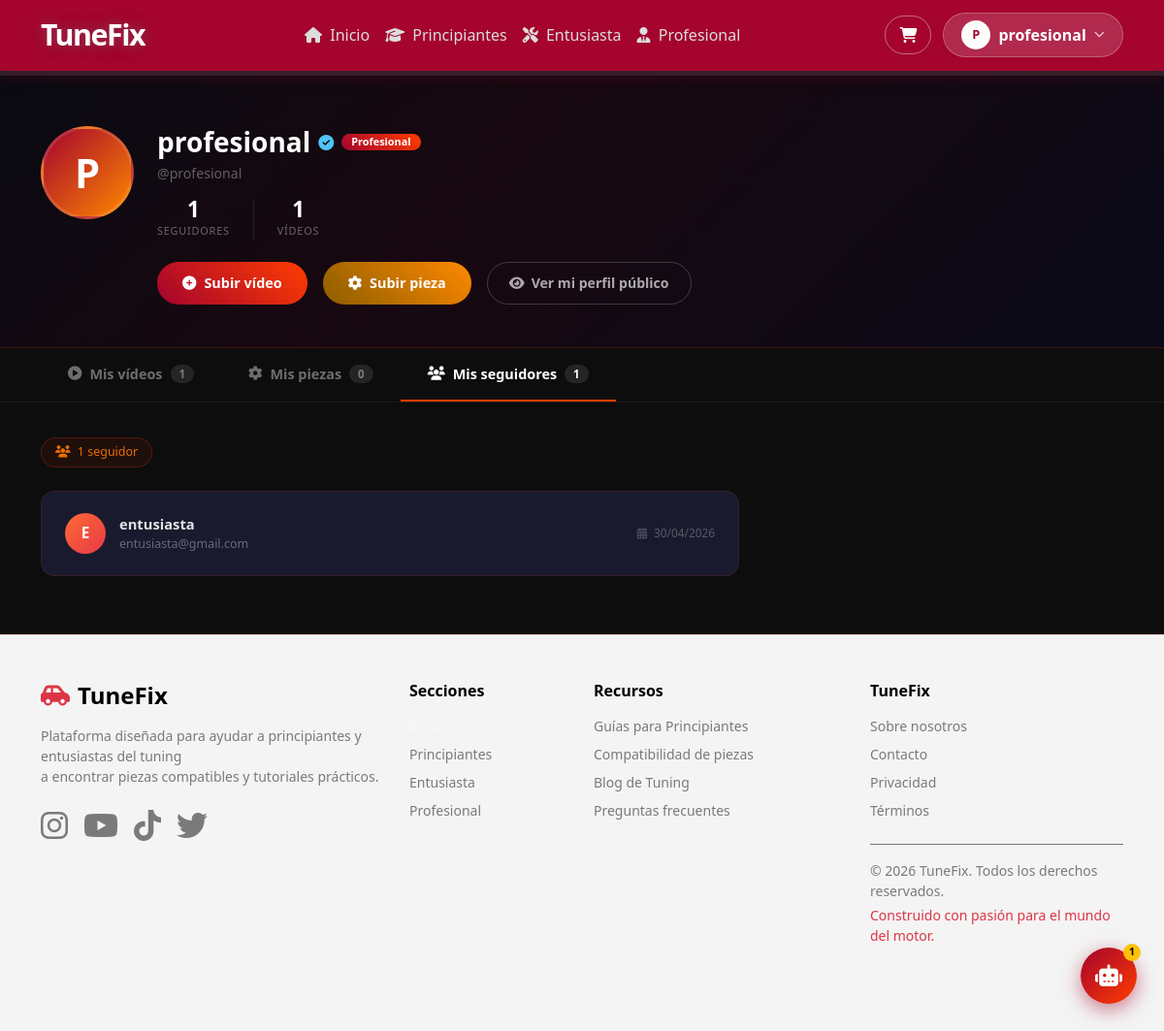
The page /mi-canal.php?tab=seguidores (signed in) on the database as committed earlier.
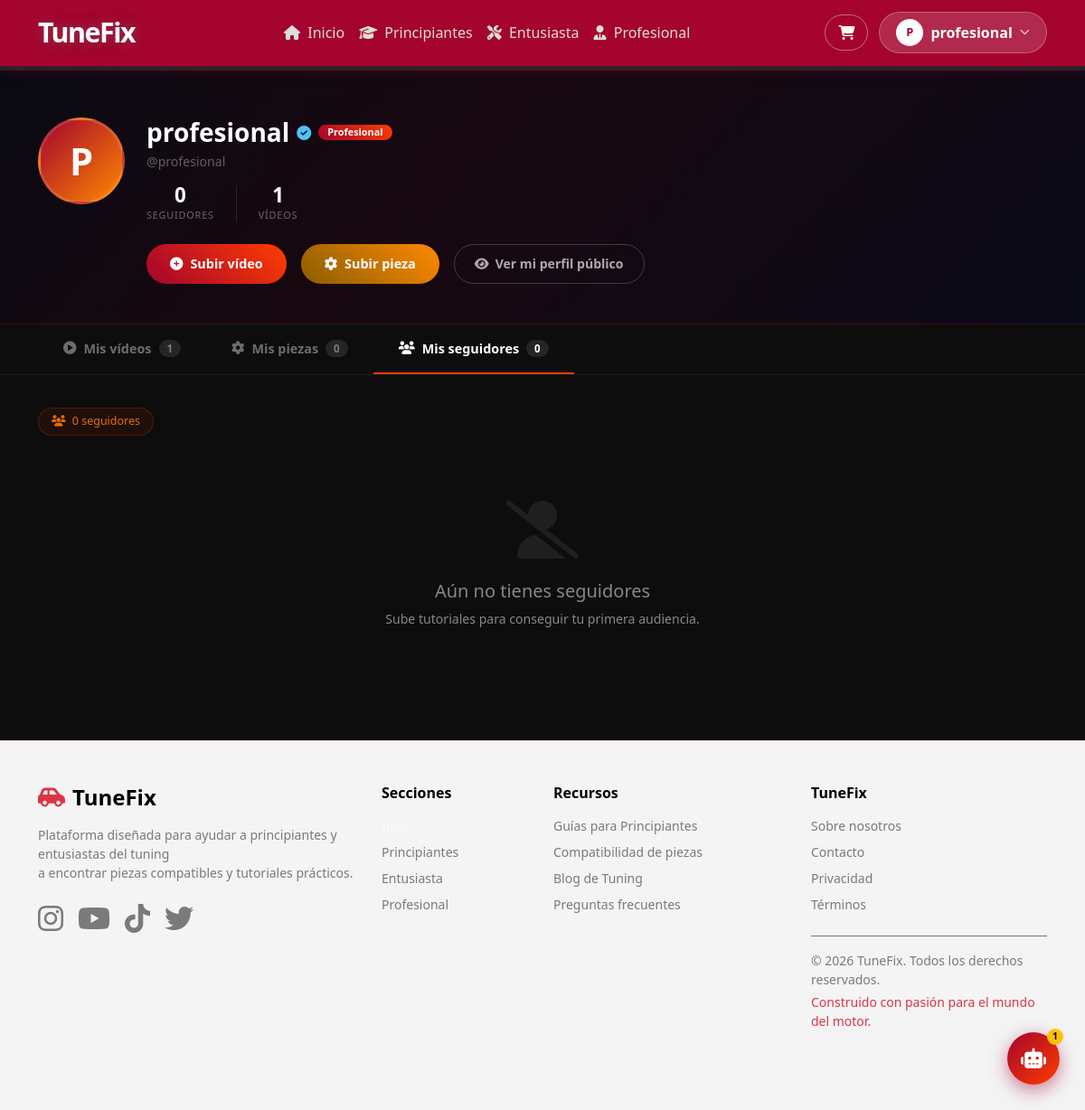
The same page on the database as committed later.
### tables this page shows
CREATE TABLE `usuario` (
  `id` int(11) NOT NULL,
  `nombre` varchar(100) NOT NULL,
  `email` varchar(150) NOT NULL,
  `contrasenia` varchar(255) NOT NULL,
  `rol` enum('principiante','entusiasta','profesional') NOT NULL DEFAULT 'principiante',
  `token_verificacion` varchar(64) DEFAULT NULL,
  `email_verificado` tinyint(1) NOT NULL DEFAULT 1
);

CREATE TABLE `seguimiento` (
  `id` int(11) NOT NULL,
  `seguidor_id` int(11) NOT NULL,
  `profesional_id` int(11) NOT NULL,
  `fecha_seguimiento` datetime DEFAULT current_timestamp()
);

### controllers/MiCanalController.php (called while the page is built, shortened)
<?php
require_once __DIR__ . '/../models/UsuarioModel.php';
require_once __DIR__ . '/../models/SeguimientoModel.php';
class MiCanalController
{
    public function index(): void
    {
        $miId    = (int) $_SESSION['usuario_id'];
        $usuarioModel    = new UsuarioModel();
        $seguimientoModel = new SeguimientoModel();
        $miUsuario       = $usuarioModel->getById($miId);
        $seguidores      = $seguimientoModel->getSeguidores($miId);
        $data = compact(
            'miUsuario', 'tutoriales', 'seguidores', 'piezas',
            'totalVideos', 'totalSeguidores', 'totalPiezas',
            'miId', 'handle', 'tab', 'orden', 'titulo'
        );
        $this->render('mi-canal/index', $data);
    }
    private function render(string $vista, array $data = []): void
    {
        extract($data);
        require_once __DIR__ . '/../views/layouts/header.php';
        require_once __DIR__ . '/../views/' . $vista . '.php';
        require_once __DIR__ . '/../views/layouts/footer.php';
    }
}

### mi-canal.php (called while the page is built, shortened)
<?php
require_once __DIR__ . '/controllers/MiCanalController.php';
$controller = new MiCanalController();
$controller->index();

### models/UsuarioModel.php (called while the page is built, shortened)
<?php
require_once __DIR__ . '/../config/Database.php';
class UsuarioModel
{
    private PDO $pdo;
    public function __construct()
    {
        $this->pdo = Database::getConnection();
    }
    public function getById(int $id): array|false
    {
        $stmt = $this->pdo->prepare(
            "SELECT id, nombre, email, rol, email_verificado FROM usuario WHERE id = ? LIMIT 1"
        );
        $stmt->execute([$id]);
        return $stmt->fetch() ?: false;
    }
}

### config/Database.php (called while the page is built)
<?php
class Database
{
    private static ?PDO $instance = null;
    private static string $host = 'localhost';
    private static string $dbname = 'tunefix';
    private static string $username = 'root';
    private static string $password = '';
    public static function getConnection(): PDO
    {
        if (self::$instance === null) {
            try {
                self::$instance = new PDO(
                    "mysql:host=" . self::$host . ";dbname=" . self::$dbname . ";charset=utf8mb4",
                    self::$username,
                    self::$password
                );
                self::$instance->setAttribute(PDO::ATTR_ERRMODE, PDO::ERRMODE_EXCEPTION);
                self::$instance->setAttribute(PDO::ATTR_DEFAULT_FETCH_MODE, PDO::FETCH_ASSOC);
            } catch (PDOException $e) {
                die("Error de conexión a la base de datos: " . $e->getMessage());
            }
        }
        return self::$instance;
    }
}

### models/SeguimientoModel.php (called while the page is built, shortened)
<?php
require_once __DIR__ . '/../config/Database.php';
class SeguimientoModel
{
    private PDO $pdo;
    public function __construct()
    {
        $this->pdo = Database::getConnection();
    }
    public function getSeguidores(int $profesionalId): array
    {
        $stmt = $this->pdo->prepare(
            "SELECT u.id, u.nombre, u.email, s.fecha_seguimiento
             FROM seguimiento s
             JOIN usuario u ON u.id = s.seguidor_id
             WHERE s.profesional_id = ?
             ORDER BY s.fecha_seguimiento DESC"
        );
        $stmt->execute([$profesionalId]);
        return $stmt->fetchAll();
    }
}

### views/mi-canal/index.php (the view, shortened to what the changed rows need)
<section class="canal-banner">
  <div class="container">
    <div class="d-flex flex-column flex-md-row align-items-center align-items-md-start gap-4">
      <div class="canal-avatar">
        <?= mb_strtoupper(mb_substr(htmlspecialchars($miUsuario['nombre']), 0, 1)) ?>
      </div>
      <div class="flex-grow-1 text-center text-md-start">
        <div class="d-flex align-items-center gap-2 justify-content-center justify-content-md-start flex-wrap mb-1">
          <h2 class="text-white fw-bold mb-0 fs-3"><?= htmlspecialchars($miUsuario['nombre']) ?></h2>
          <?php if ($miUsuario['email_verificado']): ?>
            <span class="canal-verificado" title="Verificado"><i class="fas fa-circle-check"></i></span>
          <?php endif; ?>
          <span class="badge" style="background:linear-gradient(45deg,#a4042e,#ff3c00);font-size:0.68rem;border-radius:50px;padding:3px 10px;">
            Profesional
          </span>
        </div>
        <div class="mb-3" style="color:rgba(255,255,255,0.35);font-size:0.88rem;">@<?= htmlspecialchars($handle) ?></div>
        <div class="d-flex gap-4 justify-content-center justify-content-md-start align-items-center mb-4">
          <div class="text-center">
            <div class="canal-stat-val"><?= $totalSeguidores ?></div>
            <div class="canal-stat-label">Seguidores</div>
          </div>
          <div class="text-center">
            <div class="canal-stat-val"><?= $totalVideos ?></div>
            <div class="canal-stat-label">Vídeos</div>
          </div>
        </div>
        <div class="d-flex gap-3 justify-content-center justify-content-md-start flex-wrap">
        </div>
      </div>
    </div>
  </div>
</section>
<div class="canal-tabs-bar">
  <div class="container d-flex">
    <a href="mi-canal.php?tab=videos"
       class="canal-tab <?= $tab === 'videos' ? 'activo' : '' ?>">
      <i class="fas fa-play-circle"></i>
      Mis vídeos
      <span style="background:rgba(255,255,255,0.1);border-radius:50px;padding:1px 9px;font-size:0.72rem;"><?= $totalVideos ?></span>
    </a>
    <a href="mi-canal.php?tab=seguidores"
       class="canal-tab <?= $tab === 'seguidores' ? 'activo' : '' ?>">
      <i class="fas fa-users"></i>
      Mis seguidores
      <span style="background:rgba(255,255,255,0.1);border-radius:50px;padding:1px 9px;font-size:0.72rem;"><?= $totalSeguidores ?></span>
    </a>
  </div>
</div>
<section class="canal-content">
  <div class="container">
    <?php if ($tab === 'videos'): ?>
    <div class="d-flex flex-column flex-sm-row align-items-start align-items-sm-center justify-content-between gap-3 mb-4">
      <div class="d-flex gap-2 flex-wrap">
        <?php foreach (['recientes' => 'Más recientes', 'populares' => 'A-Z', 'antiguos' => 'Más antiguos'] as $k => $lbl): ?>
          <a href="mi-canal.php?tab=videos&orden=<?= $k ?>"
             class="btn-filtro-canal <?= $orden === $k ? 'activo' : '' ?>">
            <?= $lbl ?>
          </a>
        <?php endforeach; ?>
      </div>
      <span class="badge-cnt"><i class="fas fa-video me-1"></i><?= $totalVideos ?> vídeo<?= $totalVideos !== 1 ? 's' : '' ?></span>
    </div>
    <?php if (empty($tutoriales)): ?>
      <div class="text-center py-5">
        <i class="fas fa-video-slash fa-4x empty-dark mb-4 d-block"></i>
        <h5 class="text-white-50">Aún no has subido ningún vídeo</h5>
        <p class="text-white-50 mb-4" style="font-size:0.88rem;">Comparte tu conocimiento con la comunidad de TuneFix.</p>
        <a href="subir-video.php" class="btn-subir-video" style="font-size:0.88rem;padding:9px 24px;">
          <i class="fas fa-plus-circle"></i> Subir primer vídeo
        </a>
      </div>
    <?php else: ?>
      <div class="row g-3">
        <?php foreach ($tutoriales as $t):
          $ytId  = $t['youtube_id'] ?? '';
          $thumb = $ytId
            ? "https://img.youtube.com/vi/{$ytId}/hqdefault.jpg"
            : (!empty($t['imagen']) ? $t['imagen'] : 'public/img/no-image.svg');
          $pieza = $t['pieza_nombre'] ?? 'General';
        ?>
          <div class="col-6 col-md-4 col-lg-3">
            <div class="card-video-canal"
                 onclick="verVideoCanal('<?= htmlspecialchars($ytId, ENT_QUOTES) ?>', '<?= htmlspecialchars($t['titulo'], ENT_QUOTES) ?>')">
              <div class="img-wrap">
                <img src="<?= htmlspecialchars($thumb) ?>"
                     alt="<?= htmlspecialchars($t['titulo']) ?>"
                     onerror="this.src='public/img/no-image.svg'">
                <div class="play-overlay-canal">
                  <div class="play-btn-canal"><i class="fas fa-play"></i></div>
                </div>
                <?php if ($ytId): ?>
                  <div class="yt-badge-canal"><i class="fab fa-youtube" style="color:#ff0000;"></i> YouTube</div>
                <?php endif; ?>
              </div>
              <div class="p-3">
                <div class="video-title-canal mb-2"><?= htmlspecialchars($t['titulo']) ?></div>
                <span class="badge-pieza-canal"><i class="fas fa-cog me-1"></i><?= htmlspecialchars($pieza) ?></span>
              </div>
              <div class="video-acento-canal"></div>
            </div>
          </div>
        <?php endforeach; ?>
      </div>
      <div class="text-center mt-5">
        <a href="subir-video.php" class="btn-subir-video" style="font-size:0.88rem;padding:9px 24px;">
          <i class="fas fa-plus-circle"></i> Subir otro vídeo
        </a>
      </div>
    <?php endif; ?>
    <?php else: ?>
    <div class="d-flex align-items-center justify-content-between mb-4">
      <span class="badge-cnt">
        <i class="fas fa-users me-1"></i>
        <?= $totalSeguidores ?> <?= $totalSeguidores === 1 ? 'seguidor' : 'seguidores' ?>
      </span>
    </div>
    <?php if (empty($seguidores)): ?>
      <div class="text-center py-5">
        <i class="fas fa-user-slash fa-4x empty-dark mb-4 d-block"></i>
        <h5 class="text-white-50">Aún no tienes seguidores</h5>
        <p class="text-white-50" style="font-size:0.88rem;">Sube tutoriales para conseguir tu primera audiencia.</p>
      </div>
    <?php else: ?>
      <div style="background:#1a1a2e;border:1px solid rgba(255,60,0,0.12);border-radius:14px;padding:8px 24px;max-width:720px;">
        <?php foreach ($seguidores as $s): ?>
          <div class="seguidor-row">
            <div class="seg-av">
              <?= mb_strtoupper(mb_substr(htmlspecialchars($s['nombre']), 0, 1)) ?>
            </div>
            <div class="flex-grow-1">
              <div class="seg-nombre-row"><?= htmlspecialchars($s['nombre']) ?></div>
              <div class="seg-email-row"><?= htmlspecialchars($s['email']) ?></div>
            </div>
            <div class="seg-fecha-row">
              <i class="fas fa-calendar-alt me-1" style="color:rgba(255,255,255,0.2);"></i>
              <?= htmlspecialchars(date('d/m/Y', strtotime($s['fecha_seguimiento']))) ?>
            </div>
          </div>
        <?php endforeach; ?>
      </div>
    <?php endif; ?>
    <?php endif; ?>
  </div>
</section>

Rows that differ between the two databases and show on the page:
removed seguimiento: seguidor.nombre "E", seguidor.nombre "entusiasta", seguidor.email "entusiasta@gmail.com", fecha_seguimiento "30/04/2026"
shown differently, row unchanged: usuario "profesional": email_verificado "1" → (not shown)
Other text that changed with them:
$totalSeguidores: (not shown) → "0"
text no longer shown: "seguidor"
text now shown: "seguidores Aún no tienes seguidores Sube tutoriales para conseguir tu primera audiencia."
